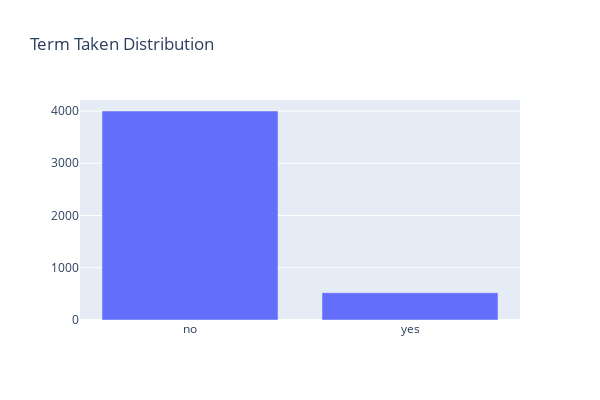

Notebook source saved alongside this figure:
### Code cell
temp = bank_data.y.value_counts()

trace = go.Bar(x=temp.index,  y= temp.values,  name = 'Term Taken')
data = [trace]
layout = go.Layout(autosize=False, width=600, height=400,title = "Term Taken Distribution")

fig = go.Figure(data=data, layout=layout)
iplot(fig)
#del temp

### Figure 1 — Plotly figure (JSON) as saved in the notebook; plotly's stock layout.template omitted (floating-point values rounded to 4 significant figures)
{"data": [{"name": "Term Taken", "type": "bar", "x": ["no", "yes"], "y": [4000, 521]}], "layout": {"autosize": false, "height": 400, "title": {"text": "Term Taken Distribution"}, "width": 600}}
